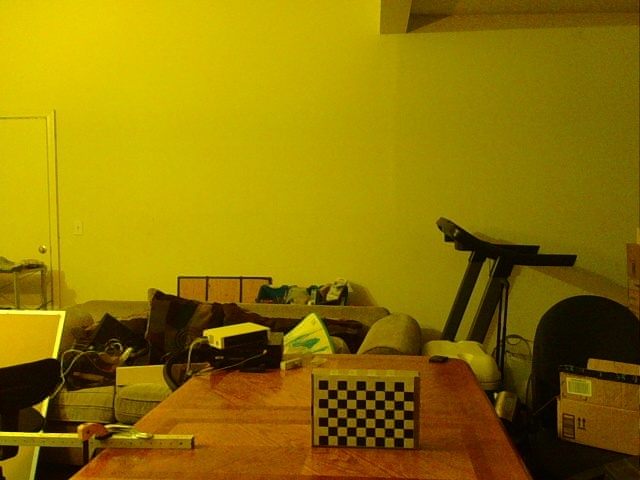
#> input picture misc/checkerboard_image_camera2.jpg, 640 x 480 px, found by its file name
$ python camera_pose_estimation.py
#> lines starting #> are read from the running program, lines starting #| are printed output that depends on the picture
import cv2
import numpy as np

IMG_HEIGHT = 480
IMG_WIDTH = 640

# [8 lines of commented-out code are left out]

FX = 574.94583505  # focal length in x-direction in pixels
FY = 575.36383871  # focal length in y-direction in pixels
CX = 320.0         # optical center x-coordinate in pixels
CY = 240.0         # optical center y-coordinate in pixels

# DX = ?        # x displacement between camera and world frame, in terms of world frame, in meters
# DY = ?       # y displacement between camera and world frame, in terms of world frame, in meters
# DZ = ?           # z displacement between camera and world frame, in terms of world frame, in meters

SQUARE_WIDTH = 0.0235 # in meters

cameraMatrix = np.array([
    [FX, 0, CX],
    [0, FY, CY],
    [0, 0, 1]
])

# distCoeffs = np.array([0, 0, 0, 0, 0], dtype=np.float64)
distCoeffs = np.array([0.06088478, 0.00711266, -0.00356545, -0.00076046, -0.32904665], dtype=np.float64)

# checkerboard = cv2.imread('C:/Users/piyus/Robot_Arm_Ping_Pong/misc/checkerboard_img.jpg')
checkerboard = cv2.imread('C:/Users/piyus/Robot_Arm_Ping_Pong/misc/checkerboard_image_camera2.jpg')
#> checkerboard is the input picture: shape (480, 640, 3); mean B, G, R 2.7, 117.8, 143.4

# cropped_checkerboard = checkerboard[230:380, 130:330]
cropped_checkerboard = checkerboard[380:450, 313:413]
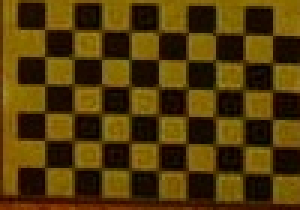
#> cropped_checkerboard: shape (70, 100, 3) (shown 3 times larger); mean B, G, R 9.3, 58.3, 82.7


# cv2.imshow("checkerboard", cropped_checkerboard)
# cv2.waitKey(0)
img_gray = cv2.cvtColor(cropped_checkerboard, cv2.COLOR_BGR2GRAY)
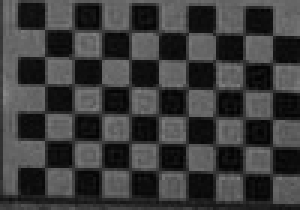
#> img_gray: shape (70, 100) (shown 3 times larger); min 2, max 135, mean 60
frame = cv2.resize(img_gray, (img_gray.shape[1] * 3, img_gray.shape[0] * 3))
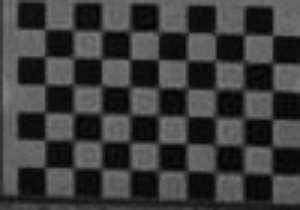
#> frame: shape (210, 300); min 2, max 135, mean 59.9
# frame = img_gray
found_chessboard, found_corners = cv2.findChessboardCorners(frame, (6, 9), flags=cv2.CALIB_CB_FAST_CHECK +
                                                                cv2.CALIB_CB_ADAPTIVE_THRESH +
                                                                cv2.CALIB_CB_NORMALIZE_IMAGE)
#> found_chessboard = True; found_corners = 54 rows, first 8: [49, 165], [43.24, 140.4], [45, 112.5], [45, 85], [43.97, 56.47], [46, 28.5], [71, 164], [73, 140]

# [7 lines of commented-out code are left out]

objectPoints = []
imagePoints = []

for i in range(9):
    for j in range(6):
        # other camera
        x = 0
        y = 0.046 + SQUARE_WIDTH * i
        z = 0.0345 + SQUARE_WIDTH * j

        # # realsense
        # x = -0.23923125 + SQUARE_WIDTH * i
        # y = -0.3937
        # z = 0.0345 + SQUARE_WIDTH * j

        objectPoints.append((x, y, z))

for corner in found_corners:
    new_corner = corner[0]

    x = new_corner[0]/3 + 313
    y = new_corner[1]/3 + 380

    # x = new_corner[0] + 130
    # y = new_corner[1] + 230

    imagePoints.append((x, y))
#> this loop made 54 passes
#> (new_corner, x, y) on passes 1 to 12: ([49, 165], 329.3, 435), ([43.24, 140.4], 327.4, 426.8), ([45, 112.5], 328, 417.5), ([45, 85], 328, 408.3), ([43.97, 56.47], 327.7, 398.8), ([46, 28.5], 328.3, 389.5), ([71, 164], 336.7, 434.7), ([73, 140], 337.3, 426.7), ([73.51, 113.6], 337.5, 417.9), ([74, 85.5], 337.7, 408.5), ([72.5, 58.5], 337.2, 399.5), ([73.5, 30], 337.5, 390)
#> after the loop, imagePoints = 54 pairs, first value 327.4 to 404, second value 389.5 to 438

objectPointsArr = np.array(objectPoints, dtype=np.float64)
imagePointsArr = np.array(imagePoints, dtype=np.float64)
#> imagePointsArr has the same summary as imagePoints


# 2d point is (c, r)

retval, rvec, tvec = cv2.solvePnP(objectPointsArr, imagePointsArr, cameraMatrix, distCoeffs, flags=0)
#> retval = True; rvec = [1.24, 1.35, -1.23]; tvec = [-0.0244, 0.526, 1.46]
# print(rvec, tvec)
arr = np.array([rvec[0][0], rvec[1][0], rvec[2][0]])
#> arr = [1.24, 1.35, -1.23]
# print(rvec[0][0])
R, jacobian = cv2.Rodrigues(arr)
#> R = [[-0.0926, 0.996, -0.00987], [0.104, -0.000206, -0.995], [-0.99, -0.0931, -0.103]]
translation = np.array([tvec[0][0], tvec[1][0], tvec[2][0]])
#> translation = [-0.0244, 0.526, 1.46]

# [10 lines of commented-out code are left out]

Tinv = np.zeros((4, 4))
Tinv[3, 3] = 1
Tinv[0:3, 0:3] = np.transpose(R)
Tinv[0:3, 3] = -np.matmul(np.transpose(R), translation)
print(Tinv)

# [7 lines of commented-out code are left out]
